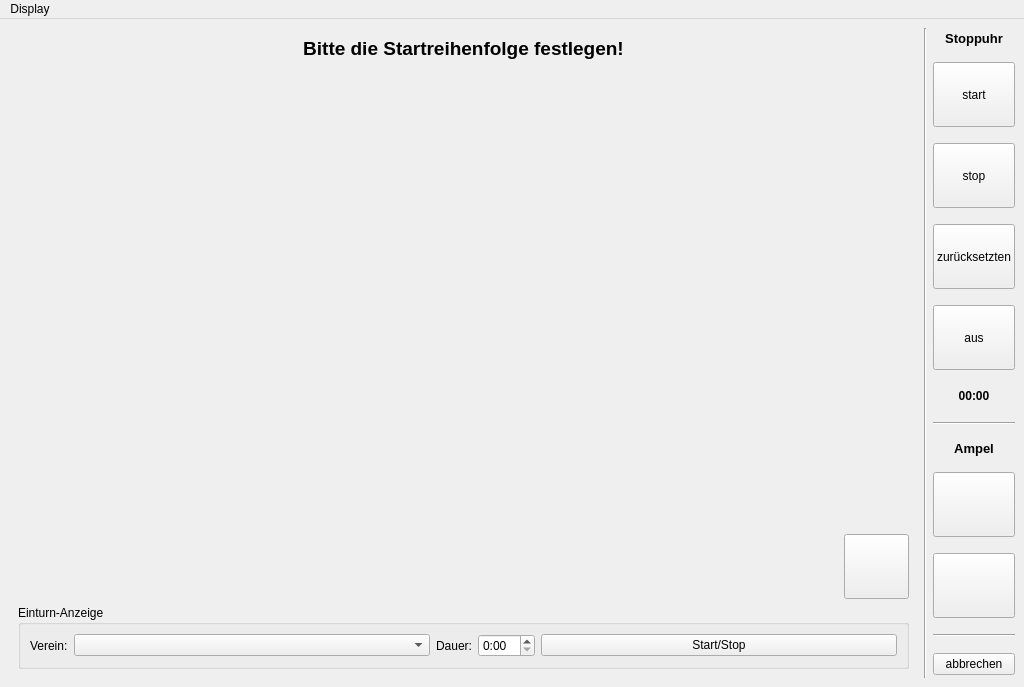
<?xml version="1.0" encoding="UTF-8"?>
<ui version="4.0">
 <class>Eingabe_Tool_Ui</class>
 <widget class="QMainWindow" name="Eingabe_Tool_Ui">
  <property name="geometry">
   <rect>
    <x>0</x>
    <y>0</y>
    <width>1024</width>
    <height>687</height>
   </rect>
  </property>
  <property name="windowTitle">
   <string>TurnFix - Leistungen erfassen</string>
  </property>
  <property name="windowIcon">
   <iconset>
    <normaloff>:/icons/icon.png</normaloff>:/icons/icon.png</iconset>
  </property>
  <widget class="QWidget" name="centralwidget">
   <layout class="QGridLayout" name="gridLayout">
    <item row="0" column="0" rowspan="2">
     <widget class="QStackedWidget" name="stackedWidget">
      <property name="currentIndex">
       <number>2</number>
      </property>
      <widget class="QWidget" name="page"/>
      <widget class="QWidget" name="page_2"/>
      <widget class="QWidget" name="Seite">
       <layout class="QGridLayout" name="gridLayout_5">
        <item row="0" column="0">
         <widget class="QLabel" name="label_6">
          <property name="font">
           <font>
            <pointsize>14</pointsize>
            <weight>75</weight>
            <bold>true</bold>
           </font>
          </property>
          <property name="text">
           <string>Bitte die Startreihenfolge festlegen!</string>
          </property>
          <property name="alignment">
           <set>Qt::AlignCenter</set>
          </property>
         </widget>
        </item>
        <item row="1" column="0">
         <widget class="Tab_SR" name="listWidget" native="true">
          <property name="sizePolicy">
           <sizepolicy hsizetype="Expanding" vsizetype="Expanding">
            <horstretch>0</horstretch>
            <verstretch>0</verstretch>
           </sizepolicy>
          </property>
         </widget>
        </item>
        <item row="2" column="0">
         <widget class="QPushButton" name="but_fw3">
          <property name="minimumSize">
           <size>
            <width>65</width>
            <height>65</height>
           </size>
          </property>
          <property name="maximumSize">
           <size>
            <width>65</width>
            <height>65</height>
           </size>
          </property>
          <property name="font">
           <font>
            <pointsize>14</pointsize>
           </font>
          </property>
          <property name="layoutDirection">
           <enum>Qt::RightToLeft</enum>
          </property>
          <property name="icon">
           <iconset resource="../../../resources/TurnFix.qrc">
            <normaloff>:/appicons/right.png</normaloff>:/appicons/right.png</iconset>
          </property>
          <property name="iconSize">
           <size>
            <width>32</width>
            <height>32</height>
           </size>
          </property>
         </widget>
        </item>
        <item row="3" column="0">
         <widget class="QGroupBox" name="groupBox">
          <property name="title">
           <string>Einturn-Anzeige</string>
          </property>
          <layout class="QHBoxLayout" name="horizontalLayout">
           <item>
            <widget class="QLabel" name="label_5">
             <property name="sizePolicy">
              <sizepolicy hsizetype="Fixed" vsizetype="Preferred">
               <horstretch>0</horstretch>
               <verstretch>0</verstretch>
              </sizepolicy>
             </property>
             <property name="text">
              <string>Verein:</string>
             </property>
            </widget>
           </item>
           <item>
            <widget class="QComboBox" name="cmb_club"/>
           </item>
           <item>
            <widget class="QLabel" name="label_7">
             <property name="sizePolicy">
              <sizepolicy hsizetype="Fixed" vsizetype="Preferred">
               <horstretch>0</horstretch>
               <verstretch>0</verstretch>
              </sizepolicy>
             </property>
             <property name="text">
              <string>Dauer:</string>
             </property>
            </widget>
           </item>
           <item>
            <widget class="QTimeEdit" name="tim_time">
             <property name="sizePolicy">
              <sizepolicy hsizetype="Fixed" vsizetype="Fixed">
               <horstretch>0</horstretch>
               <verstretch>0</verstretch>
              </sizepolicy>
             </property>
             <property name="displayFormat">
              <string>m:ss</string>
             </property>
            </widget>
           </item>
           <item>
            <widget class="QPushButton" name="but_estart">
             <property name="text">
              <string>Start/Stop</string>
             </property>
            </widget>
           </item>
          </layout>
         </widget>
        </item>
       </layout>
      </widget>
      <widget class="QWidget" name="Seite_2">
       <layout class="QGridLayout" name="gridLayout_6">
        <item row="0" column="0" colspan="4">
         <widget class="QTableView" name="pe_table">
          <property name="editTriggers">
           <set>QAbstractItemView::AllEditTriggers</set>
          </property>
          <property name="tabKeyNavigation">
           <bool>false</bool>
          </property>
          <property name="alternatingRowColors">
           <bool>true</bool>
          </property>
          <property name="selectionMode">
           <enum>QAbstractItemView::SingleSelection</enum>
          </property>
          <attribute name="horizontalHeaderHighlightSections">
           <bool>false</bool>
          </attribute>
          <attribute name="verticalHeaderVisible">
           <bool>false</bool>
          </attribute>
          <attribute name="verticalHeaderDefaultSectionSize">
           <number>20</number>
          </attribute>
          <attribute name="verticalHeaderHighlightSections">
           <bool>false</bool>
          </attribute>
         </widget>
        </item>
        <item row="2" column="1">
         <widget class="QPushButton" name="but_end">
          <property name="font">
           <font>
            <pointsize>14</pointsize>
           </font>
          </property>
          <property name="text">
           <string>Eingabe beenden</string>
          </property>
         </widget>
        </item>
        <item row="2" column="0">
         <spacer name="horizontalSpacer_7">
          <property name="orientation">
           <enum>Qt::Horizontal</enum>
          </property>
          <property name="sizeHint" stdset="0">
           <size>
            <width>40</width>
            <height>20</height>
           </size>
          </property>
         </spacer>
        </item>
        <item row="2" column="3">
         <spacer name="horizontalSpacer_8">
          <property name="orientation">
           <enum>Qt::Horizontal</enum>
          </property>
          <property name="sizeHint" stdset="0">
           <size>
            <width>40</width>
            <height>20</height>
           </size>
          </property>
         </spacer>
        </item>
        <item row="1" column="0" colspan="4">
         <widget class="QCheckBox" name="chk_plusten">
          <property name="text">
           <string>Ausgangswert +10 auf Display anzeigen</string>
          </property>
         </widget>
        </item>
        <item row="2" column="2">
         <widget class="QPushButton" name="but_overview">
          <property name="font">
           <font>
            <pointsize>14</pointsize>
           </font>
          </property>
          <property name="text">
           <string>Zwischenstand auf Display anzeigen</string>
          </property>
          <property name="checkable">
           <bool>true</bool>
          </property>
         </widget>
        </item>
       </layout>
      </widget>
     </widget>
    </item>
    <item row="0" column="1" rowspan="2">
     <widget class="Line" name="line">
      <property name="orientation">
       <enum>Qt::Vertical</enum>
      </property>
     </widget>
    </item>
    <item row="0" column="2" rowspan="2">
     <widget class="QWidget" name="widget" native="true">
      <property name="sizePolicy">
       <sizepolicy hsizetype="Preferred" vsizetype="Fixed">
        <horstretch>0</horstretch>
        <verstretch>0</verstretch>
       </sizepolicy>
      </property>
      <layout class="QGridLayout" name="gridLayout_3">
       <property name="horizontalSpacing">
        <number>0</number>
       </property>
       <property name="verticalSpacing">
        <number>16</number>
       </property>
       <property name="margin">
        <number>0</number>
       </property>
       <item row="0" column="0">
        <widget class="QLabel" name="label_2">
         <property name="sizePolicy">
          <sizepolicy hsizetype="Preferred" vsizetype="Fixed">
           <horstretch>0</horstretch>
           <verstretch>0</verstretch>
          </sizepolicy>
         </property>
         <property name="font">
          <font>
           <pointsize>10</pointsize>
           <weight>75</weight>
           <bold>true</bold>
          </font>
         </property>
         <property name="text">
          <string>Stoppuhr</string>
         </property>
         <property name="alignment">
          <set>Qt::AlignCenter</set>
         </property>
        </widget>
       </item>
       <item row="8" column="0">
        <widget class="QLabel" name="label_3">
         <property name="sizePolicy">
          <sizepolicy hsizetype="Preferred" vsizetype="Fixed">
           <horstretch>0</horstretch>
           <verstretch>0</verstretch>
          </sizepolicy>
         </property>
         <property name="font">
          <font>
           <pointsize>10</pointsize>
           <weight>75</weight>
           <bold>true</bold>
          </font>
         </property>
         <property name="text">
          <string>Ampel</string>
         </property>
         <property name="alignment">
          <set>Qt::AlignCenter</set>
         </property>
        </widget>
       </item>
       <item row="3" column="0">
        <widget class="QPushButton" name="but_stop">
         <property name="minimumSize">
          <size>
           <width>0</width>
           <height>65</height>
          </size>
         </property>
         <property name="maximumSize">
          <size>
           <width>16777215</width>
           <height>65</height>
          </size>
         </property>
         <property name="text">
          <string>stop</string>
         </property>
        </widget>
       </item>
       <item row="4" column="0">
        <widget class="QPushButton" name="but_reset">
         <property name="minimumSize">
          <size>
           <width>0</width>
           <height>65</height>
          </size>
         </property>
         <property name="maximumSize">
          <size>
           <width>16777215</width>
           <height>75</height>
          </size>
         </property>
         <property name="text">
          <string>zurücksetzten</string>
         </property>
        </widget>
       </item>
       <item row="5" column="0">
        <widget class="QPushButton" name="but_clockoff">
         <property name="minimumSize">
          <size>
           <width>0</width>
           <height>65</height>
          </size>
         </property>
         <property name="maximumSize">
          <size>
           <width>16777215</width>
           <height>75</height>
          </size>
         </property>
         <property name="text">
          <string>aus</string>
         </property>
        </widget>
       </item>
       <item row="6" column="0">
        <widget class="QLabel" name="lbl_clock">
         <property name="minimumSize">
          <size>
           <width>0</width>
           <height>20</height>
          </size>
         </property>
         <property name="maximumSize">
          <size>
           <width>16777215</width>
           <height>20</height>
          </size>
         </property>
         <property name="font">
          <font>
           <weight>75</weight>
           <bold>true</bold>
          </font>
         </property>
         <property name="text">
          <string>00:00</string>
         </property>
         <property name="alignment">
          <set>Qt::AlignCenter</set>
         </property>
        </widget>
       </item>
       <item row="1" column="0">
        <widget class="QPushButton" name="but_start">
         <property name="sizePolicy">
          <sizepolicy hsizetype="Preferred" vsizetype="Preferred">
           <horstretch>0</horstretch>
           <verstretch>0</verstretch>
          </sizepolicy>
         </property>
         <property name="minimumSize">
          <size>
           <width>0</width>
           <height>65</height>
          </size>
         </property>
         <property name="maximumSize">
          <size>
           <width>16777215</width>
           <height>65</height>
          </size>
         </property>
         <property name="text">
          <string>start</string>
         </property>
        </widget>
       </item>
       <item row="9" column="0">
        <widget class="QPushButton" name="but_red">
         <property name="minimumSize">
          <size>
           <width>0</width>
           <height>65</height>
          </size>
         </property>
         <property name="maximumSize">
          <size>
           <width>16777215</width>
           <height>65</height>
          </size>
         </property>
         <property name="text">
          <string/>
         </property>
         <property name="icon">
          <iconset resource="../../../resources/TurnFix.qrc">
           <normaloff>:/andere/ampel_rot.png</normaloff>:/andere/ampel_rot.png</iconset>
         </property>
         <property name="iconSize">
          <size>
           <width>45</width>
           <height>45</height>
          </size>
         </property>
        </widget>
       </item>
       <item row="10" column="0">
        <widget class="QPushButton" name="but_green">
         <property name="minimumSize">
          <size>
           <width>0</width>
           <height>65</height>
          </size>
         </property>
         <property name="maximumSize">
          <size>
           <width>16777215</width>
           <height>65</height>
          </size>
         </property>
         <property name="text">
          <string/>
         </property>
         <property name="icon">
          <iconset resource="../../../resources/TurnFix.qrc">
           <normaloff>:/andere/ampel_gruen.png</normaloff>:/andere/ampel_gruen.png</iconset>
         </property>
         <property name="iconSize">
          <size>
           <width>45</width>
           <height>45</height>
          </size>
         </property>
        </widget>
       </item>
       <item row="7" column="0">
        <widget class="Line" name="line_2">
         <property name="orientation">
          <enum>Qt::Horizontal</enum>
         </property>
        </widget>
       </item>
       <item row="12" column="0">
        <widget class="QPushButton" name="but_cancel">
         <property name="text">
          <string>abbrechen</string>
         </property>
         <property name="icon">
          <iconset resource="../../../resources/TurnFix.qrc">
           <normaloff>:/appicons/fehler.png</normaloff>:/appicons/fehler.png</iconset>
         </property>
        </widget>
       </item>
       <item row="11" column="0">
        <widget class="Line" name="line_3">
         <property name="orientation">
          <enum>Qt::Horizontal</enum>
         </property>
        </widget>
       </item>
      </layout>
     </widget>
    </item>
   </layout>
  </widget>
  <widget class="QMenuBar" name="menubar">
   <property name="geometry">
    <rect>
     <x>0</x>
     <y>0</y>
     <width>1024</width>
     <height>22</height>
    </rect>
   </property>
   <widget class="QMenu" name="menuDisplay">
    <property name="title">
     <string>Display</string>
    </property>
    <addaction name="act_display"/>
   </widget>
   <addaction name="menuDisplay"/>
  </widget>
  <action name="act_display">
   <property name="checkable">
    <bool>true</bool>
   </property>
   <property name="text">
    <string>Displayfenster anzeigen</string>
   </property>
  </action>
 </widget>
 <customwidgets>
  <customwidget>
   <class>Tab_SR</class>
   <extends>QWidget</extends>
   <header>src/widgets/header/wdg_tab_sr.h</header>
   <container>1</container>
  </customwidget>
 </customwidgets>
 <resources>
  <include location="../../../resources/TurnFix.qrc"/>
 </resources>
 <connections/>
</ui>
